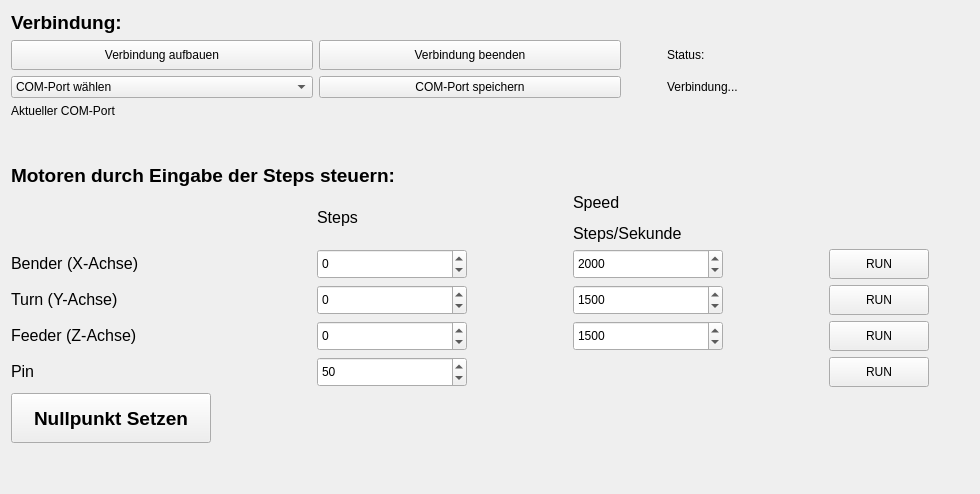
      <widget class="QWidget" name="tab_einrichten">
       <property name="focusPolicy">
        <enum>Qt::TabFocus</enum>
       </property>
       <attribute name="title">
        <string>Einrichten</string>
       </attribute>
       <layout class="QVBoxLayout" name="verticalLayout">
        <item>
         <widget class="QLabel" name="label_titel_connection">
          <property name="font">
           <font>
            <pointsize>14</pointsize>
            <bold>true</bold>
           </font>
          </property>
          <property name="text">
           <string>Verbindung:</string>
          </property>
         </widget>
        </item>
        <item>
         <layout class="QGridLayout" name="gridLayout_connection">
          <item row="1" column="1">
           <widget class="QPushButton" name="pushButton_COM_save">
            <property name="text">
             <string>COM-Port speichern</string>
            </property>
           </widget>
          </item>
          <item row="0" column="2">
           <spacer name="horizontalSpacer">
            <property name="orientation">
             <enum>Qt::Horizontal</enum>
            </property>
            <property name="sizeType">
             <enum>QSizePolicy::Fixed</enum>
            </property>
            <property name="sizeHint" stdset="0">
             <size>
              <width>40</width>
              <height>20</height>
             </size>
            </property>
           </spacer>
          </item>
          <item row="0" column="1">
           <widget class="QPushButton" name="button_end_connection">
            <property name="minimumSize">
             <size>
              <width>0</width>
              <height>30</height>
             </size>
            </property>
            <property name="text">
             <string>Verbindung beenden</string>
            </property>
           </widget>
          </item>
          <item row="0" column="3">
           <widget class="QLabel" name="Text_Status">
            <property name="sizePolicy">
             <sizepolicy hsizetype="Minimum" vsizetype="Preferred">
              <horstretch>0</horstretch>
              <verstretch>0</verstretch>
             </sizepolicy>
            </property>
            <property name="minimumSize">
             <size>
              <width>200</width>
              <height>0</height>
             </size>
            </property>
            <property name="text">
             <string>Status:</string>
            </property>
           </widget>
          </item>
          <item row="1" column="3">
           <widget class="QLabel" name="out_status_connection">
            <property name="text">
             <string>Verbindung... </string>
            </property>
           </widget>
          </item>
          <item row="0" column="0">
           <widget class="QPushButton" name="button_build_connection">
            <property name="minimumSize">
             <size>
              <width>0</width>
              <height>30</height>
             </size>
            </property>
            <property name="text">
             <string>Verbindung aufbauen</string>
            </property>
           </widget>
          </item>
          <item row="1" column="0">
           <widget class="QComboBox" name="comboBox_com_port">
            <property name="currentText">
             <string>COM-Port wählen</string>
            </property>
            <item>
             <property name="text">
              <string>COM-Port wählen</string>
             </property>
            </item>
            <item>
             <property name="text">
              <string>COM1</string>
             </property>
            </item>
            <item>
             <property name="text">
              <string>COM2</string>
             </property>
            </item>
            <item>
             <property name="text">
              <string>COM3</string>
             </property>
            </item>
            <item>
             <property name="text">
              <string>COM4</string>
             </property>
            </item>
            <item>
             <property name="text">
              <string>COM5</string>
             </property>
            </item>
            <item>
             <property name="text">
              <string>COM6</string>
             </property>
            </item>
            <item>
             <property name="text">
              <string>COM7</string>
             </property>
            </item>
            <item>
             <property name="text">
              <string>COM8</string>
             </property>
            </item>
            <item>
             <property name="text">
              <string>COM9</string>
             </property>
            </item>
           </widget>
          </item>
          <item row="2" column="0">
           <widget class="QLabel" name="label_port">
            <property name="text">
             <string>Aktueller COM-Port</string>
            </property>
           </widget>
          </item>
         </layout>
        </item>
        <item>
         <spacer name="verticalSpacer">
          <property name="orientation">
           <enum>Qt::Vertical</enum>
          </property>
          <property name="sizeType">
           <enum>QSizePolicy::Minimum</enum>
          </property>
          <property name="sizeHint" stdset="0">
           <size>
            <width>20</width>
            <height>40</height>
           </size>
          </property>
         </spacer>
        </item>
        <item>
         <widget class="QLabel" name="label_titel_steps">
          <property name="font">
           <font>
            <pointsize>14</pointsize>
            <bold>true</bold>
           </font>
          </property>
          <property name="text">
           <string>Motoren durch Eingabe der Steps steuern:</string>
          </property>
         </widget>
        </item>
        <item>
         <layout class="QGridLayout" name="gridLayout_steps">
          <item row="1" column="4">
           <spacer name="horizontalSpacer_5">
            <property name="orientation">
             <enum>Qt::Horizontal</enum>
            </property>
            <property name="sizeType">
             <enum>QSizePolicy::Minimum</enum>
            </property>
            <property name="sizeHint" stdset="0">
             <size>
              <width>100</width>
              <height>20</height>
             </size>
            </property>
           </spacer>
          </item>
          <item row="1" column="3">
           <widget class="QSpinBox" name="spinBox_einrichten_xaxis">
            <property name="minimumSize">
             <size>
              <width>150</width>
              <height>30</height>
             </size>
            </property>
            <property name="toolTip">
             <string>&lt;html&gt;&lt;head/&gt;&lt;body&gt;&lt;p&gt;Min: -10.286, Max: 10.286&lt;/p&gt;&lt;p&gt;Eine Umdrehung: 10286&lt;/p&gt;&lt;/body&gt;&lt;/html&gt;</string>
            </property>
            <property name="minimum">
             <number>-10286</number>
            </property>
            <property name="maximum">
             <number>10286</number>
            </property>
            <property name="singleStep">
             <number>100</number>
            </property>
           </widget>
          </item>
          <item row="2" column="5">
           <widget class="QSpinBox" name="spinBox_einrichten_yaxis_speed">
            <property name="minimumSize">
             <size>
              <width>150</width>
              <height>30</height>
             </size>
            </property>
            <property name="maximum">
             <number>5000</number>
            </property>
            <property name="singleStep">
             <number>100</number>
            </property>
            <property name="value">
             <number>1500</number>
            </property>
           </widget>
          </item>
          <item row="3" column="5">
           <widget class="QSpinBox" name="spinBox_einrichten_zaxis_speed">
            <property name="minimumSize">
             <size>
              <width>150</width>
              <height>30</height>
             </size>
            </property>
            <property name="maximum">
             <number>5000</number>
            </property>
            <property name="singleStep">
             <number>100</number>
            </property>
            <property name="value">
             <number>1500</number>
            </property>
           </widget>
          </item>
          <item row="1" column="5">
           <widget class="QSpinBox" name="spinBox_einrichten_xaxis_speed">
            <property name="minimumSize">
             <size>
              <width>150</width>
              <height>30</height>
             </size>
            </property>
            <property name="maximum">
             <number>6000</number>
            </property>
            <property name="singleStep">
             <number>100</number>
            </property>
            <property name="value">
             <number>2000</number>
            </property>
           </widget>
          </item>
          <item row="2" column="7">
           <widget class="QPushButton" name="pushButton_einrichten_run_yaxis">
            <property name="sizePolicy">
             <sizepolicy hsizetype="Minimum" vsizetype="Minimum">
              <horstretch>0</horstretch>
              <verstretch>0</verstretch>
             </sizepolicy>
            </property>
            <property name="minimumSize">
             <size>
              <width>100</width>
              <height>30</height>
             </size>
            </property>
            <property name="text">
             <string>RUN</string>
            </property>
           </widget>
          </item>
          <item row="1" column="7">
           <widget class="QPushButton" name="pushButton_einrichten_run_xaxis">
            <property name="sizePolicy">
             <sizepolicy hsizetype="Minimum" vsizetype="Minimum">
              <horstretch>0</horstretch>
              <verstretch>0</verstretch>
             </sizepolicy>
            </property>
            <property name="minimumSize">
             <size>
              <width>100</width>
              <height>30</height>
             </size>
            </property>
            <property name="text">
             <string>RUN</string>
            </property>
           </widget>
          </item>
          <item row="1" column="8">
           <spacer name="horizontalSpacer_4">
            <property name="orientation">
             <enum>Qt::Horizontal</enum>
            </property>
            <property name="sizeHint" stdset="0">
             <size>
              <width>40</width>
              <height>20</height>
             </size>
            </property>
           </spacer>
          </item>
          <item row="4" column="7">
           <widget class="QPushButton" name="pushButton_einrichten_run_paxis">
            <property name="sizePolicy">
             <sizepolicy hsizetype="Minimum" vsizetype="Minimum">
              <horstretch>0</horstretch>
              <verstretch>0</verstretch>
             </sizepolicy>
            </property>
            <property name="minimumSize">
             <size>
              <width>100</width>
              <height>30</height>
             </size>
            </property>
            <property name="text">
             <string>RUN</string>
            </property>
           </widget>
          </item>
          <item row="4" column="1">
           <widget class="QLabel" name="label_paxis">
            <property name="text">
             <string>&lt;html&gt;&lt;head/&gt;&lt;body&gt;&lt;p&gt;&lt;span style=&quot; font-size:12pt;&quot;&gt;Pin&lt;/span&gt;&lt;/p&gt;&lt;/body&gt;&lt;/html&gt;</string>
            </property>
           </widget>
          </item>
          <item row="5" column="1">
           <widget class="QPushButton" name="pushButton_point_zero">
            <property name="minimumSize">
             <size>
              <width>200</width>
              <height>50</height>
             </size>
            </property>
            <property name="font">
             <font>
              <pointsize>14</pointsize>
              <bold>true</bold>
             </font>
            </property>
            <property name="text">
             <string>Nullpunkt Setzen</string>
            </property>
           </widget>
          </item>
          <item row="2" column="1">
           <widget class="QLabel" name="label_yaxis">
            <property name="text">
             <string>&lt;html&gt;&lt;head/&gt;&lt;body&gt;&lt;p&gt;&lt;span style=&quot; font-size:12pt;&quot;&gt;Turn (Y-Achse)&lt;/span&gt;&lt;/p&gt;&lt;/body&gt;&lt;/html&gt;</string>
            </property>
           </widget>
          </item>
          <item row="3" column="3">
           <widget class="QSpinBox" name="spinBox_einrichten_zaxis">
            <property name="minimumSize">
             <size>
              <width>150</width>
              <height>30</height>
             </size>
            </property>
            <property name="toolTip">
             <string>&lt;html&gt;&lt;head/&gt;&lt;body&gt;&lt;p&gt;Min: -20.000, Max: 20.000 &lt;/p&gt;&lt;p&gt;Eine Umdrehung: 1028&lt;/p&gt;&lt;/body&gt;&lt;/html&gt;</string>
            </property>
            <property name="minimum">
             <number>-20000</number>
            </property>
            <property name="maximum">
             <number>20000</number>
            </property>
            <property name="singleStep">
             <number>100</number>
            </property>
           </widget>
          </item>
          <item row="1" column="2">
           <spacer name="horizontalSpacer_3">
            <property name="orientation">
             <enum>Qt::Horizontal</enum>
            </property>
            <property name="sizeType">
             <enum>QSizePolicy::Minimum</enum>
            </property>
            <property name="sizeHint" stdset="0">
             <size>
              <width>100</width>
              <height>20</height>
             </size>
            </property>
           </spacer>
          </item>
          <item row="3" column="7">
           <widget class="QPushButton" name="pushButton_einrichten_run_zaxis">
            <property name="sizePolicy">
             <sizepolicy hsizetype="Minimum" vsizetype="Minimum">
              <horstretch>0</horstretch>
              <verstretch>0</verstretch>
             </sizepolicy>
            </property>
            <property name="minimumSize">
             <size>
              <width>100</width>
              <height>30</height>
             </size>
            </property>
            <property name="text">
             <string>RUN</string>
            </property>
           </widget>
          </item>
          <item row="1" column="6">
           <spacer name="horizontalSpacer_2">
            <property name="orientation">
             <enum>Qt::Horizontal</enum>
            </property>
            <property name="sizeType">
             <enum>QSizePolicy::MinimumExpanding</enum>
            </property>
            <property name="sizeHint" stdset="0">
             <size>
              <width>100</width>
              <height>20</height>
             </size>
            </property>
           </spacer>
          </item>
          <item row="3" column="1">
           <widget class="QLabel" name="label_zaxis">
            <property name="text">
             <string>&lt;html&gt;&lt;head/&gt;&lt;body&gt;&lt;p&gt;&lt;span style=&quot; font-size:12pt;&quot;&gt;Feeder (Z-Achse)&lt;/span&gt;&lt;/p&gt;&lt;/body&gt;&lt;/html&gt;</string>
            </property>
           </widget>
          </item>
          <item row="1" column="1">
           <widget class="QLabel" name="label_xaxis">
            <property name="text">
             <string>&lt;html&gt;&lt;head/&gt;&lt;body&gt;&lt;p&gt;&lt;span style=&quot; font-size:12pt;&quot;&gt;Bender (X-Achse)&lt;/span&gt;&lt;/p&gt;&lt;/body&gt;&lt;/html&gt;</string>
            </property>
           </widget>
          </item>
          <item row="0" column="3">
           <widget class="QLabel" name="label_xaxis_2">
            <property name="text">
             <string>&lt;html&gt;&lt;head/&gt;&lt;body&gt;&lt;p&gt;&lt;span style=&quot; font-size:12pt;&quot;&gt;Steps&lt;/span&gt;&lt;/p&gt;&lt;/body&gt;&lt;/html&gt;</string>
            </property>
           </widget>
          </item>
          <item row="0" column="5">
           <widget class="QLabel" name="label_xaxis_3">
            <property name="text">
             <string>&lt;html&gt;&lt;head/&gt;&lt;body&gt;&lt;p&gt;&lt;span style=&quot; font-size:12pt;&quot;&gt;Speed&lt;/span&gt;&lt;/p&gt;&lt;p&gt;&lt;span style=&quot; font-size:12pt;&quot;&gt;Steps/Sekunde&lt;/span&gt;&lt;/p&gt;&lt;/body&gt;&lt;/html&gt;</string>
            </property>
           </widget>
          </item>
          <item row="4" column="3">
           <widget class="QSpinBox" name="spinBox_einrichten_paxis">
            <property name="minimumSize">
             <size>
              <width>150</width>
              <height>30</height>
             </size>
            </property>
            <property name="toolTip">
             <string>&lt;html&gt;&lt;head/&gt;&lt;body&gt;&lt;p&gt;Min: 0, Max: 180&lt;/p&gt;&lt;p&gt;Unten: 50&lt;/p&gt;&lt;p&gt;Oben: 160&lt;/p&gt;&lt;/body&gt;&lt;/html&gt;</string>
            </property>
            <property name="maximum">
             <number>180</number>
            </property>
            <property name="singleStep">
             <number>5</number>
            </property>
            <property name="value">
             <number>50</number>
            </property>
           </widget>
          </item>
          <item row="2" column="3">
           <widget class="QSpinBox" name="spinBox_einrichten_yaxis">
            <property name="minimumSize">
             <size>
              <width>150</width>
              <height>30</height>
             </size>
            </property>
            <property name="toolTip">
             <string>&lt;html&gt;&lt;head/&gt;&lt;body&gt;&lt;p&gt;Min: -10.700, Max: 10.700 &lt;/p&gt;&lt;p&gt;Eine Umdrehung: 10700&lt;/p&gt;&lt;/body&gt;&lt;/html&gt;</string>
            </property>
            <property name="minimum">
             <number>-10700</number>
            </property>
            <property name="maximum">
             <number>10700</number>
            </property>
            <property name="singleStep">
             <number>10</number>
            </property>
           </widget>
          </item>
         </layout>
        </item>
        <item>
         <spacer name="verticalSpacer_4">
          <property name="orientation">
           <enum>Qt::Vertical</enum>
          </property>
          <property name="sizeHint" stdset="0">
           <size>
            <width>20</width>
            <height>40</height>
           </size>
          </property>
         </spacer>
        </item>
       </layout>
      </widget>
